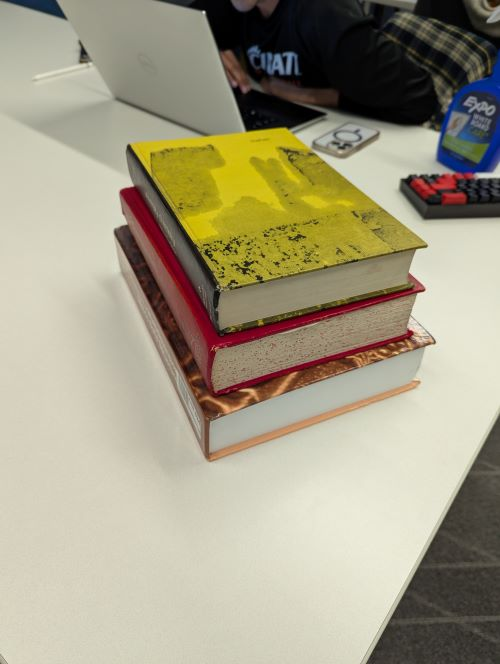
#> input picture img6.jpg, 500 x 664 px
$ python reconstruct.py
#> lines starting #> are read from the running program, lines starting #| are printed output that depends on the picture; after the words box and inside, x2 and y2 are one past the last pixel; in counts of white or black regions, pixels touching at a corner belong together
import numpy as np
import scipy
import scipy.linalg
from scipy.optimize import least_squares
import cv2
import math
import matplotlib.pyplot as plt
import random

#  GETTING AN INITAL ESTIMATE OF F USING ANNOTATED POINTS
def F_estimate(img0_pts, img1_pts):

    A = np.empty((len(img0_pts), 9))
    i=0
    for pt1, pt2 in zip(img0_pts, img1_pts):
        A[i] = np.array([pt1[0]*pt2[0], pt1[1]*pt2[0], pt2[0], pt1[0]*pt2[1], pt1[1]*pt2[1], pt2[1], pt1[0], pt1[1], 1])
        i+=1

    _, _, V = np.linalg.svd(A)
    F = np.transpose(V)[:,-1]
    F /= F[-1]
    F = F.reshape(3,3)

    U, D, V = np.linalg.svd(F)
    D[-1] = 0
    F = U @ np.diag(D) @ V

    return F

#  GETTING EPIPOLES FROM A FUNDAMENTAL MATRIX
def get_epipoles(F):
    e0 = scipy.linalg.null_space(F).flatten()
    e1 = scipy.linalg.null_space(F.T).flatten()

    return e0/e0[-1], e1/e1[-1]

#  GETTING CAMERA PROJECTION MATRICES FOR CAMERAS IN CANNONICAL FORM
def get_canonical(F, e1):

    s = np.array([[0, -e1[2], e1[1]],
                  [e1[2], 0, -e1[0]],
                  [-e1[1], e1[0], 0]])

    P0 = np.column_stack((np.eye(3), [0,0,0]))
    P1 = np.column_stack((np.matmul(s,F), e1))

    return P0, P1

#  ESTIMATING WORLD POINTS GIVEN TWO IMAGE POINTS
def get_world_pt(P0, P1, pt0, pt1):

    A = np.array([pt0[0]*P0[2] - P0[0],
                  pt0[1]*P0[2] - P0[1],
                  pt1[0]*P1[2] - P1[0],
                  pt1[1]*P1[2] - P1[1]])

    _, _, V = np.linalg.svd(A)
    X = np.transpose(V)[:,-1]
    X /= X[-1]
    X = X.reshape(-1,)
    return X

# COST FOR LM WHEN OPTOMIZING P_PRIME AND WORLD POINTS
def cost(params, P0, img0_points, img1_points):

    retval = []
    P1 = params[:12].reshape((3,4))
    world_points = params[12:]

    i=0
    for pt0, pt1 in zip(img0_points, img1_points):

        w_p = world_points[i:i+3]

        pt1_pred = np.matmul(P1, np.append(w_p,1))
        retval.append(pt1_pred[0] - pt1[0])
        retval.append(pt1_pred[1] - pt1[1])

        pt0_pred = np.matmul(P0, np.append(w_p,1))
        retval.append(pt0_pred[0] - pt0[0])
        retval.append(pt0_pred[1] - pt0[1])
        i+=3


    return np.array(retval)

#  OPTIMIZING P_PRIME AND WORLD POINTS USING LM
def LM_estimation(P0, P1, img0_points, img1_points):

    params = []

    for p in P1.flatten():
        params.append(p)

    for pt0, pt1 in zip(img0_points, img1_points):
        w_p = get_world_pt(P0, P1, pt0, pt1)
        params.append(w_p[0])
        params.append(w_p[1])
        params.append(w_p[2])

    params = np.array(params)

    retval = least_squares(cost, params, method='lm', args=(P0, img0_points, img1_points))

    return retval.x

# COST FOR LM WHEN OPTOMIZING ONLY WORLD POINTS
def cost_reconstruct(params, P0, P1, img0_points, img1_points):

    retval = []
    world_points = params

    i=0
    for pt0, pt1 in zip(img0_points, img1_points):

        w_p = world_points[i:i+3]

        pt1_pred = np.matmul(P1, np.append(w_p,1))
        retval.append(pt1_pred[0] - pt1[0])
        retval.append(pt1_pred[1] - pt1[1])

        pt0_pred = np.matmul(P0, np.append(w_p,1))
        retval.append(pt0_pred[0] - pt0[0])
        retval.append(pt0_pred[1] - pt0[1])
        i+=3


    return np.array(retval)

#  OPTIMIZING ONLY WORLD POINTS USING LM
def LM_estimation_reconstruct(P0, P1, img0_points, img1_points):

    params = []

    for pt0, pt1 in zip(img0_points, img1_points):
        w_p = get_world_pt(P0, P1, pt0, pt1)
        params.append(w_p[0])
        params.append(w_p[1])
        params.append(w_p[2])

    params = np.array(params)

    retval = least_squares(cost_reconstruct, params, method='lm', args=(P0, P1, img0_points, img1_points))

    return retval.x

def get_F(P0, P1):
    e1 = P1[:,-1]
    s = np.array([[0, -e1[2], e1[1]],
                  [e1[2], 0, -e1[0]],
                  [-e1[1], e1[0], 0]])

    P_inv = np.linalg.pinv(P0)

    F = s @ P1 @ P_inv

    return F

#  GETTING RECTIFICATION MATRIX FOR RIGHT IMAGE
def get_H_prime(img, e1):
    h, w, _ = img.shape

    T = np.array([
        [1, 0, -w/2],
        [0, 1, -h/2],
        [0, 0, 1]
    ])

    T_back = np.array([
        [1, 0, w/2],
        [0, 1, h/2],
        [0, 0, 1]
    ])

    angle = np.arctan(-(e1[1] - h / 2)/ (e1[0] - w / 2))

    R = np.array([
        [np.cos(angle), -np.sin(angle), 0],
        [np.sin(angle), np.cos(angle), 0],
        [0, 0, 1]
    ])

    f = ((e1[0] - w/2) * math.cos(angle) - (e1[1] - h/2) * math.sin(angle))

    G = np.eye(3)
    G[2,0] = -1/f

    return T_back @ G @ R @ T

#  GETTING RECTIFICATION MATRIX FOR LEFT IMAGE
def get_H(P, P_prime, H_prime, x_points, x_prime_points):
    PP = np.linalg.pinv(P)

    M = P_prime @ PP
    H0 = H_prime @ M

    x_hat = np.zeros((len(x_points), 3))
    for i, pt in enumerate(x_points):
        val = H0 @ np.array([pt[0], pt[1], 1])
        x_hat[i] = val / val[-1]

    x_prime_hat = np.zeros((len(x_prime_points), 3))
    for i, pt in enumerate(x_prime_points):
        val = H_prime @ np.array([pt[0], pt[1], 1])
        x_prime_hat[i] = val / val[-1]

    b = x_prime_hat[:, 0]
    a = (np.linalg.inv(x_hat.T @ x_hat) @ x_hat.T) @ b
    Ha = np.eye(3)
    Ha[0, :] = a

    H1 = Ha @ H0
    H1 = H1 / H1[2, 2]

    return H1

# USING SSD TO FIND CORRESPONDENCES
def SSD_correspondence(image_1, image_2, ip_1, ip_2):
    img1 = cv2.cvtColor(image_1, cv2.COLOR_BGR2GRAY) / 255
    img2 = cv2.cvtColor(image_2, cv2.COLOR_BGR2GRAY) / 255

    window = 4 # Window for checking similarity in surrounding pixel values
    corres_ip2 = np.zeros_like(ip_1)

    # Finding point in second image with lowest SSD for interest point in first image
    for i, p1 in enumerate(ip_1):
        if p1[0]>window and p1[1]>window and p1[1]+window < 500:
            area_1 = img1[p1[0]-window:p1[0]+window, p1[1]-window:p1[1]+window]
            ssd_min = 999999
            for p2 in ip_2:
                if p2[0]>window and p2[1]>window and p2[1]+window < 500:

                    area_2 = img2[p2[0]-window:p2[0]+window, p2[1]-window:p2[1]+window]
                    ssd = np.sum((area_1 - area_2) ** 2)
                    if ssd < ssd_min:
                        ssd_min = ssd
                        corres_ip2[i] = p2

    corres_ip2[:, 1] += img1.shape[1] # offsetting interest points in second image for plotting purpose
    return corres_ip2

# FINDING AND LABELING ALL THE CORRESPONDENCES
def correspondances(img0, img1):

    edges0 = cv2.Canny(img0, 200, 200)
    edges1 = cv2.Canny(img1, 200, 200)

    plt.imsave("task1_out/edges0.jpg", edges0, cmap = 'gray')
    plt.imsave("task1_out/edges1.jpg", edges1, cmap = 'gray')

    pt_idx0 = np.where(edges0 > 1)
    pt_idx1 = np.where(edges1 > 1)

    point_idx0 = np.hstack((pt_idx0[0].reshape(-1,1), pt_idx0[1].reshape(-1,1)))
    point_idx1 = np.hstack((pt_idx1[0].reshape(-1,1), pt_idx1[1].reshape(-1,1)))

    point_idx0 = np.split(point_idx0, np.argwhere(np.diff(point_idx0[:,0]) != 0)[:,0] + 1)
    point_idx1 = np.split(point_idx1, np.argwhere(np.diff(point_idx1[:,0]) != 0)[:,0] + 1)

    all_corres = []
    combo_image = np.concatenate((img0, img1), axis=1)
    final_corres_img0 = []
    final_corres_img1 = []
    for i in range(200, len(point_idx0)-150):
        candidates = np.concatenate(point_idx1[i-10:i+10])

        corres_ip2 = SSD_correspondence(img0, img1, point_idx0[i], candidates)
        all_corres.append(corres_ip2)

        if i % 10 == 0 and corres_ip2[0][1]>500:
            idx = len(point_idx0[i])//2
            idx2 = len(point_idx0[i])//2
            combo_image = cv2.circle(combo_image, (point_idx0[i][idx][1], point_idx0[i][idx][0]), radius=3, color=(255, 0, 255), thickness=-1)
            combo_image = cv2.circle(combo_image, (corres_ip2[idx][1], corres_ip2[idx][0]), radius=3, color=(255 ,0, 0), thickness = -1)
            combo_image = cv2.line(combo_image, (point_idx0[i][idx][1], point_idx0[i][idx][0]), (corres_ip2[idx][1], corres_ip2[idx][0]), (random.randrange(255) ,random.randrange(255) ,random.randrange(255)), 2)
            final_corres_img0.append(list(point_idx0[i][idx2]))
            final_corres_img1.append(list(corres_ip2[idx2]))


    cv2.imwrite("task1_out/correspondences.jpg", combo_image)

    return final_corres_img0, final_corres_img1

# CONVERTING CORRESPONDING POINTS FROM RECTIFIIED IMAGE COORDINATES TO NON RECTIFIED IMAGE COORDINATES
def get_unrectified_points(H, H_prime, img0_pts, img1_pts):

    H_inv = np.linalg.inv(H)
    H_prime_inv = np.linalg.inv(H_prime)

    retval1 = []
    retval2 = []

    for i in range(len(img0_pts)):
        val1 = H_inv @ np.array([img0_pts[i][0], img0_pts[i][0], 1])
        val1 = val1 / val1[-1]
        retval1.append([int(val1[0]), int(val1[1])])

        val2 = H_prime_inv @ np.array([img1_pts[i][0], img1_pts[i][0], 1])
        val2 = val2 / val2[-1]
        retval2.append([int(val2[0]), int(val2[1])])

    return retval1, retval2

# PLOTTING 3D REPRESENTATION
def plot_3d_triplets(points, img0):

    coords = [points[i:i+3] for i in range(0, len(points), 3) if len(points[i:i+3]) == 3]

    fig = plt.figure()
    ax1 = fig.add_subplot(1,2,1, projection='3d')
    ax2 = fig.add_subplot(1,2,2)
    ax2.imshow(img0)

    for pt in coords[:-14]:
        ax1.scatter(pt[0], pt[1], pt[2], c='blue', marker='o')

    marked = coords[-14:]
    for i in range(len(marked)):
        ax1.scatter(marked[i][0], marked[i][1], marked[i][2], c='red', marker='o')
        if i < 4:
            ax1.plot([marked[i][0], marked[i+1][0]], [marked[i][1], marked[i+1][1]], 'ro', linestyle="-")

    ax2.axis('off')
    plt.show()

def main():

    # HAND LABELED CORRESPONDENCES
    img0_points = [[129, 144], [287, 127], [427, 245], [220, 289], [114, 231], [435, 342], [208, 420], [213, 348], [120, 191], [424, 289], [252,156], [325,268], [263,322], [150,153]]
    img1_points = [[139, 129], [310, 126], [412, 265], [161, 282], [127, 213], [424, 371], [149, 417], [157, 343], [129, 176], [412, 312], [263,151], [286,273], [213,323], [155,137]]

    # GETTING INITAL ESTIMATES
    F = F_estimate(img0_points, img1_points)

    e0, e1 = get_epipoles(F)

    P0, P1 = get_canonical(F, e1)

    # OPTIMIZING ESTIMATES WITH LM
    params = LM_estimation(P0, P1, img0_points, img1_points)

    P1_refined = params[:12].reshape((3,4))

    F_refined = get_F(P0, P1_refined)

    e0_refined, e1_refined = get_epipoles(F_refined)

    # FINDING RECTIFICATION HOMOGRAPHIES
    img0 = cv2.imread("img6.jpg")
#> img0 is the input picture: shape (664, 500, 3); mean B, G, R 132.9, 156.4, 163.2
    img1 = cv2.imread("img7.jpg")
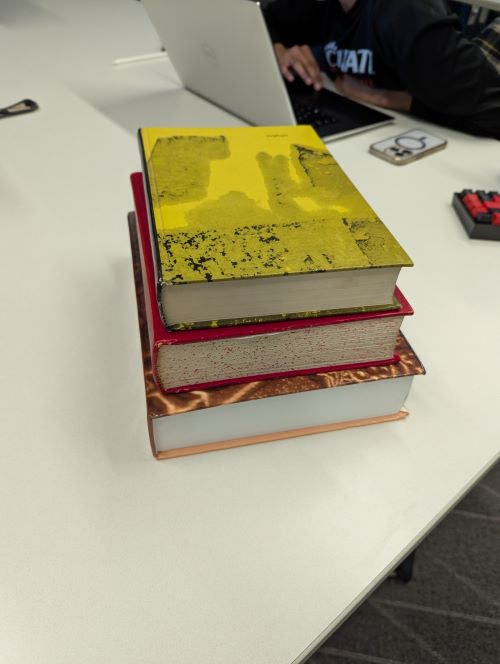
#> input picture img7.jpg, 500 x 664 px
#> img1 is the input picture: shape (664, 500, 3); mean B, G, R 132.5, 157.2, 164

    H_prime = get_H_prime(img1, e1_refined)
#> H_prime = [[0.0222, -0.272, 334.9], [0.918, 1.04, -243.9], [-0.000236, 0.0029, 0.097]]
    H_prime /= H_prime[-1][-1]
#> H_prime = [[0.229, -2.81, 3452.8], [9.47, 10.76, -2515.1], [-0.00243, 0.0299, 1]]

    H = get_H(P0, P1_refined, H_prime, img0_points, img1_points)
#> in get_H, `H0 = H_prime @ M`: H0 = [[-104.7, -34.48, 58877.4], [-32.68, 199.2, -51229.7], [-0.0414, 0.0393, 16.2]]
#> the loop in get_H, `for i, pt in enumerate(x_points):` made 14 passes
#> val on passes 1 to 12: [40401.2, -26766.8, 16.52], [24438.9, -35315.8, 9.31], [5707.1, -16390.5, 8.15], [25870.5, -862.9, 18.45], [38972.5, -8949.9, 20.56], [1524.6, 2666.3, 11.63], [22610.4, 25618.8, 24.1], [24569.3, 11116.1, 21.06], [39723.3, -17112.3, 18.74], [4504.1, -7529.5, 10.01], [27104.8, -28396.5, 11.9], [15597.2, -8476.5, 13.28]
#> after the loop in get_H, `for i, pt in enumerate(x_points):`: x_hat = 14 rows, first 8: [2445.8, -1620.4, 1], [2625.8, -3794.4, 1], [700.2, -2010.8, 1], [1402, -46.76, 1], [1895.5, -435.3, 1], [131, 229.2, 1], [938.1, 1062.9, 1], [1166.5, 527.8, 1]
#> the loop in get_H, `for i, pt in enumerate(x_prime_points):` made 14 passes
#> val on passes 1 to 12: [3122.4, 188.7, 4.52], [3169.9, 1775.7, 4.01], [2802.9, 4236.7, 7.92], [2697.8, 2042.7, 9.03], [2883.8, 978.6, 7.05], [2508, 5490.4, 11.05], [2316, 3381.1, 13.1], [2525.6, 2660.9, 10.87], [2988.1, 599.5, 5.94], [2671, 4742.2, 9.32], [3088.9, 1599.5, 4.87], [2751.7, 3129.6, 8.46]
#> after the loop in get_H, `for i, pt in enumerate(x_prime_points):`: x_prime_hat = 14 rows, first 8: [691.4, 41.78, 1], [790.4, 442.8, 1], [354.1, 535.3, 1], [298.6, 226.1, 1], [408.8, 138.7, 1], [226.9, 496.7, 1], [176.8, 258.2, 1], [232.4, 244.9, 1]
#> in get_H, `b = x_prime_hat[:, 0]`: b = [691.4, 790.4, 354.1, 298.6, 408.8, 226.9, 176.8, 232.4, 502.7, 286.6, 634.1, 325.2, 256.1, 658.1]
#> in get_H, `a = (np.linalg.inv(x_hat.T @ x_hat) @ x_hat.T) @ b`: a = [0.14, -0.0802, 139.4]
#> in get_H, `H1 = Ha @ H0`: H1 = [[-17.82, -15.33, 14614.7], [-32.68, 199.2, -51229.7], [-0.0414, 0.0393, 16.2]]
#> in get_H, `H1 = H1 / H1[2, 2]`: H1 = [[-1.1, -0.946, 902.3], [-2.02, 12.3, -3163], [-0.00256, 0.00243, 1]]
#> H has the same summary as H1 in get_H

    H /= H[-1][-1]

    T = np.array([
        [1, 0, 0],
        [0, 1, 100],
        [0, 0, 1]
    ])

    # RECTIFYING IMAGES
    img0_out = cv2.warpPerspective(img0, H@T, (img0.shape[1], img0.shape[0]))
    img1_out = cv2.warpPerspective(img1, H_prime@T, (img1.shape[1], img1.shape[0]))

    cv2.imwrite("task1_out/img0_out.jpg", img0_out)
    cv2.imwrite("task1_out/img1_out.jpg", img1_out)

    # FINDING CORRESPONDENCES
    final_corres_img0, final_corres_img1 = correspondances(img0_out, img1_out)
#> in correspondances, `edges0 = cv2.Canny(img0, 200, 200)`:
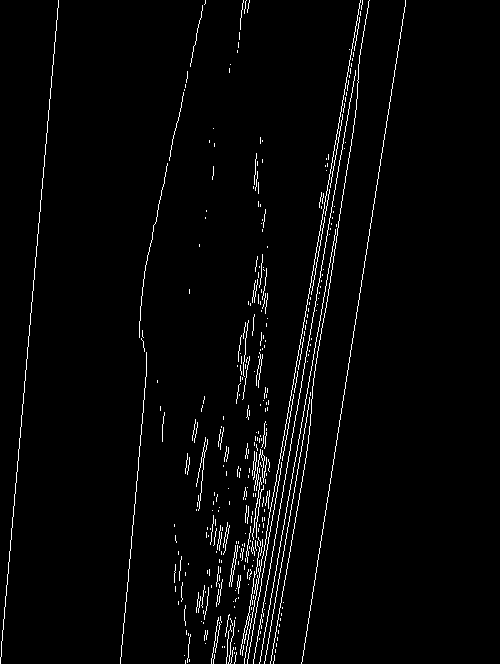
#> edges0: shape (664, 500); 2.6% white in thin lines or dots, all inside (x1, y1, x2, y2) = (0, 0, 406, 664)
#> in correspondances, `edges1 = cv2.Canny(img1, 200, 200)`:
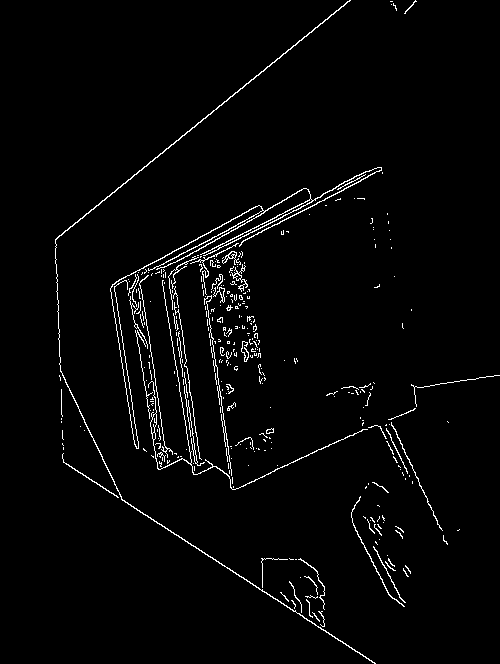
#> edges1: shape (664, 500); 2.5% white in thin lines or dots, all inside (x1, y1, x2, y2) = (55, 0, 500, 664)
#> in correspondances, `pt_idx0 = np.where(edges0 > 1)`: pt_idx0 = 8545 positions, rows 0 to 663, columns 0 to 405
#> in correspondances, `pt_idx1 = np.where(edges1 > 1)`: pt_idx1 = 8148 positions, rows 0 to 663, columns 55 to 499
#> in correspondances, `point_idx0 = np.hstack((pt_idx0[0].reshape(-1,1), pt_idx0[1].reshape(-..`: point_idx0 = 8545 pairs, first value 0 to 663, second value 0 to 405
#> in correspondances, `point_idx1 = np.hstack((pt_idx1[0].reshape(-1,1), pt_idx1[1].reshape(-..`: point_idx1 = 8148 pairs, first value 0 to 663, second value 55 to 499
#> in correspondances, `point_idx0 = np.split(point_idx0, np.argwhere(np.diff(point_idx0[:,0])..`: point_idx0 = 664 items
#> the loop in correspondances, `for i in range(200, len(point_idx0)-150):` made 314 passes
#> (idx, idx2) on passes 1, 11, 21, 31, 41, 51, 61, 71, 81, 91, 101, 111: (4, 4), (4, 4), (4, 4), (4, 4), (4, 4), (4, 4), (5, 5), (6, 6), (6, 6), (6, 6), (6, 6), (5, 5)
#> pass 1, in SSD_correspondence, `img1 = cv2.cvtColor(image_1, cv2.COLOR_BGR2GRAY) / 255`:
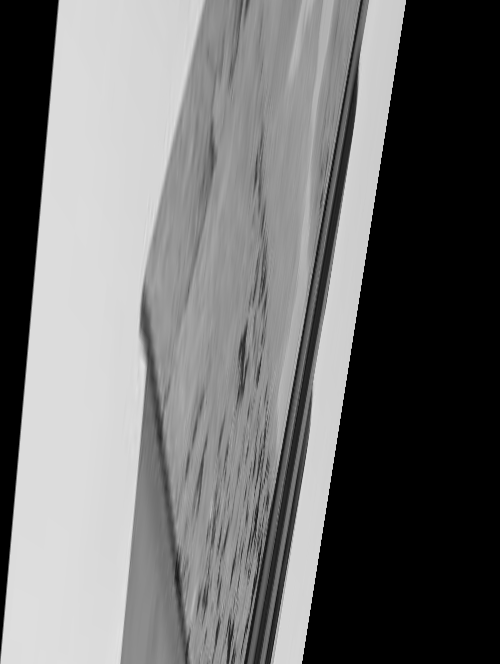
#> img1: shape (664, 500) float64; min 0, max 0.882, mean 0.437
#> pass 1, in SSD_correspondence, `img2 = cv2.cvtColor(image_2, cv2.COLOR_BGR2GRAY) / 255`:
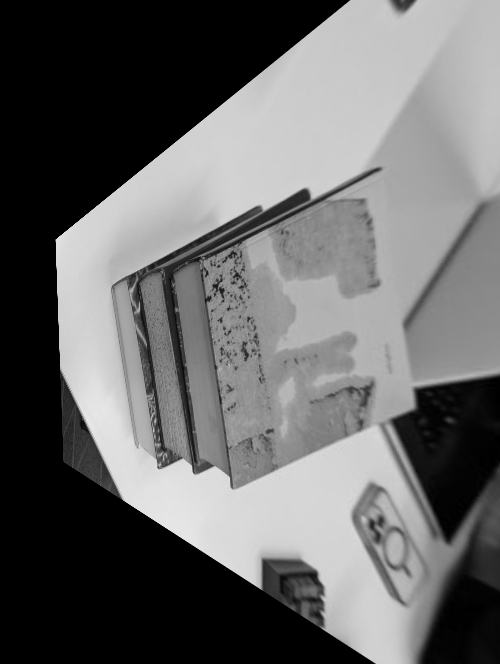
#> img2: shape (664, 500) float64; min 0, max 0.922, mean 0.408
#> after the loop in correspondances, `for i in range(200, len(point_idx0)-150):`:
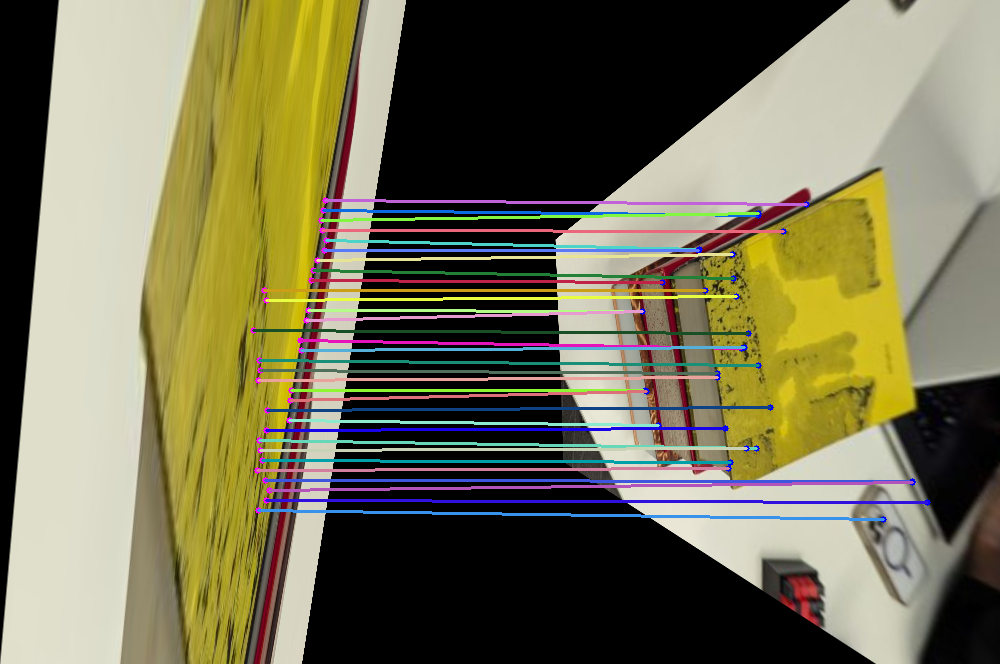
#> combo_image: shape (664, 1000, 3); mean B, G, R 84.7, 112.9, 117.3
#> after the loop in correspondances, `for i in range(200, len(point_idx0)-150):`: all_corres = 314 items; final_corres_img0 = 32 pairs, first value 200 to 510, second value 253 to 326; final_corres_img1 = 32 pairs, first value 204 to 519, second value 642 to 927

    unrec_corres_img0, unrec_corres_img1 = get_unrectified_points(H, H_prime, final_corres_img0, final_corres_img1)
#> in get_unrectified_points, `H_inv = np.linalg.inv(H)`: H_inv = [[-2.63, -0.413, 1066.9], [-1.33, -0.159, 697.9], [-0.00349, -0.00067, 2.03]]
#> in get_unrectified_points, `H_prime_inv = np.linalg.inv(H_prime)`: H_prime_inv = [[0.0784, 0.0967, -27.44], [-0.00306, 0.00787, 30.35], [0.000282, -2.32e-22, 0.0265]]
#> the loop in get_unrectified_points, `for i in range(len(img0_pts)):` made 32 passes
#> (val1, val2) on passes 1 to 12: ([381.8, 333.4, 1], [98.42, 372.9, 1]), ([369.3, 332.6, 1], [117, 360.3, 1]), ([355.8, 331.6, 1], [113.7, 362.5, 1]), ([341.3, 330.6, 1], [141.8, 343.4, 1]), ([325.6, 329.5, 1], [167, 326.2, 1]), ([308.6, 328.4, 1], [168.3, 325.3, 1]), ([290.1, 327.1, 1], [173.5, 321.8, 1]), ([269.9, 325.7, 1], [202.3, 302.1, 1]), ([247.7, 324.2, 1], [206.8, 299.1, 1]), ([223.3, 322.5, 1], [215.4, 293.2, 1]), ([196.3, 320.6, 1], [221.6, 289, 1]), ([166.3, 318.5, 1], [236.4, 278.9, 1])
#> after the loop in get_unrectified_points, `for i in range(len(img0_pts)):`: retval1 = 32 pairs, first value -11672 to 53820, second value -501 to 4035; retval2 = 32 pairs, first value 98 to 366, second value 190 to 372
#> unrec_corres_img0 has the same summary as retval1 in get_unrectified_points; unrec_corres_img1 has the same summary as retval2 in get_unrectified_points

    for pt0, pt1 in zip(img0_points,img1_points):
        unrec_corres_img0.append(pt0)
        unrec_corres_img1.append(pt1)
#> after the loop, unrec_corres_img0 = 46 pairs, first value -11672 to 53820, second value -501 to 4035; unrec_corres_img1 = 46 pairs, first value 98 to 424, second value 126 to 417

    # OPTIMIZING WORLD POINTS
    world_points = []
    world_points = LM_estimation_reconstruct(P0, P1_refined, unrec_corres_img0, unrec_corres_img1)
#> the loop in LM_estimation_reconstruct, `for pt0, pt1 in zip(img0_points, img1_points):` made 46 passes
#> (pt0, pt1, w_p) on passes 1 to 12: ([381, 333], [98, 372], [-287, -251.3, -0.754, 1]), ([369, 332], [117, 360], [-227.7, -205.4, -0.617, 1]), ([355, 331], [113, 362], [-175.2, -163.3, -0.493, 1]), ([341, 330], [141, 343], [-146, -141.6, -0.428, 1]), ([325, 329], [166, 326], [-120.7, -122.6, -0.371, 1]), ([308, 328], [168, 325], [-97.45, -103.9, -0.316, 1]), ([290, 327], [173, 321], [-79.74, -89.75, -0.275, 1]), ([269, 325], [202, 302], [-65.81, -79.87, -0.245, 1]), ([247, 324], [206, 299], [-52.92, -69.47, -0.214, 1]), ([223, 322], [215, 293], [-42.27, -61.11, -0.19, 1]), ([196, 320], [221, 288], [-32.83, -53.61, -0.168, 1]), ([166, 318], [236, 278], [-24.84, -47.68, -0.15, 1])
#> after the loop in LM_estimation_reconstruct, `for pt0, pt1 in zip(img0_points, img1_points):`: params = 138 values, max 861.2 at index 111, min -287 at index 0, mean 7.8
#> in LM_estimation_reconstruct, `retval = least_squares(cost_reconstruct, params, method='lm', args=(P0..`: retval = 12 items
#> world_points = 138 values, max 53813 at index 87, min -11670.7 at index 84, mean 458.7

    # 3D PLOT OF WORLD POINTS
    plot_3d_triplets(world_points, img0)
#> in plot_3d_triplets, `coords = [points[i:i+3] for i in range(0, len(points), 3) if len(point..`: coords = 46 items, first 6: [381.1, 358.3, 2.33], [369.1, 350.8, 2.31], [355.1, 351.5, 2.51], [341, 340, 2.44], [325, 329.7, 2.41], [308, 328.6, 2.61]
#> the loop in plot_3d_triplets, `for pt in coords[:-14]:` made 32 passes
#> pt on passes 1 to 12: [381.1, 358.3, 2.33], [369.1, 350.8, 2.31], [355.1, 351.5, 2.51], [341, 340, 2.44], [325, 329.7, 2.41], [308, 328.6, 2.61], [290, 325.9, 2.79], [269, 313.9, 2.79], [247, 311.7, 3.03], [223, 307.3, 3.24], [195.9, 303.6, 3.51], [165.9, 296.9, 3.75]
#> in plot_3d_triplets, `marked = coords[-14:]`: marked = 14 items, first 6: [129, 145.8, 1.37], [287, 126, -1.3], [427, 245, -0.91], [220, 289.3, 2.99], [114, 229.6, 3.24], [435, 343, 0.908]
#> the loop in plot_3d_triplets, `for i in range(len(marked)):` made 14 passes
#> in plot_3d_triplets, `plt.show()`:
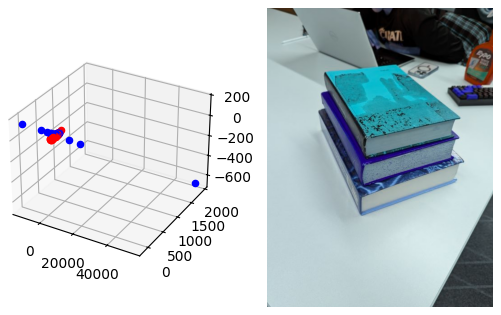
#> figure drawn by matplotlib, 2 panels; B, G, R data is drawn as R, G, B

if __name__ == "__main__":
    main()
